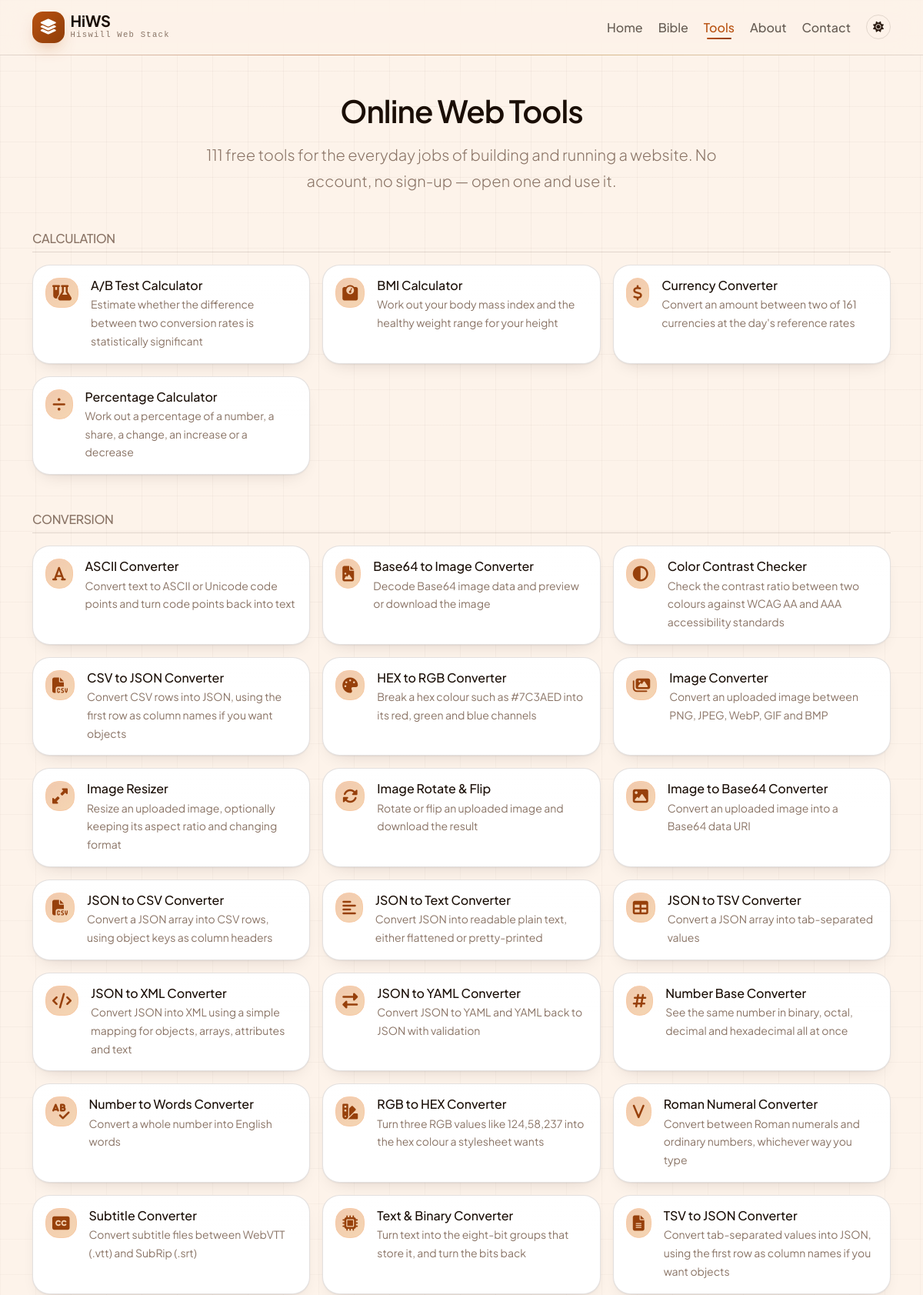
Page /tools/index.php (upper part) on the committed database.
### tables this page shows
CREATE TABLE `tools` (
  `id` int NOT NULL AUTO_INCREMENT,
  `title` varchar(100) NOT NULL DEFAULT 'Untitled',
  `description` text NOT NULL,
  `keywords` text NOT NULL,
  `info` text NOT NULL,
  `url` varchar(50) NOT NULL,
  `icon` varchar(50) NOT NULL DEFAULT 'question-circle',
  `category` varchar(50) NOT NULL DEFAULT 'Uncategorized',
  `status` int NOT NULL DEFAULT '1',
  PRIMARY KEY (`id`),
  UNIQUE KEY `title` (`title`)
);

### app/db.php (called while the page is built, shortened)
<?php
try {
    $conn = new mysqli(DB_HOST, DB_USER, DB_PASS, DB_NAME);
} catch (mysqli_sql_exception) {
    $conn = null;
}
$conn->set_charset('utf8mb4');
function db(): mysqli
{
    global $conn;
    return $conn;
}

### app/data.php (called while the page is built, shortened)
<?php
function tools(): array
{
    return db()->query(
        "SELECT title, description, url, icon, category FROM tools WHERE status = 1 ORDER BY CASE WHEN category = 'Miscellaneous' THEN 1 ELSE 0 END, category, title"
    )->fetch_all(MYSQLI_ASSOC);
}

### tools/index.php (the view, shortened to what this page needs)
<?php
$tools = tools();
$groups = [];
foreach ($tools as $row) {
    $groups[$row['category']][] = $row;
}
require __DIR__ . '/../app/parts/header.php';
?>
<section class="container py-5">
    <div class="row justify-content-center text-center mb-5">
        <div class="col-lg-8">
            <h1 class="display-6 fw-semibold mb-3">Online Web Tools</h1>
            <p class="lead mb-0">
                <?= count($tools) ?> free tools for the everyday jobs of building and running a
                website. No account, no sign-up — open one and use it.
            </p>
        </div>
    </div>
    <?php foreach ($groups as $category => $rows): ?>
        <div class="mb-5">
            <h2 class="h6 text-uppercase text-body-secondary border-bottom pb-2 mb-3">
                <?= e($category) ?>
            </h2>
            <div class="row row-cols-1 row-cols-md-2 row-cols-lg-3 g-3">
                <?php foreach ($rows as $row): ?>
                    <div class="col">
                        <a class="card h-100 bg-body rounded-4 border shadow-sm text-decoration-none text-reset"
                           href="<?= url('tools/' . $row['url']) ?>">
                            <div class="card-body d-flex gap-3">
                                <span class="badge bg-primary-subtle text-primary-emphasis rounded-3 p-2 align-self-start fs-5">
                                    <?= mark($row['icon']) ?>
                                </span>
                                <span>
                                    <span class="h6 d-block mb-1"><?= e($row['title']) ?></span>
                                    <span class="text-body-secondary small d-block"><?= e($row['description']) ?></span>
                                </span>
                            </div>
                        </a>
                    </div>
                <?php endforeach; ?>
            </div>
        </div>
    <?php endforeach; ?>
</section>
<?php require __DIR__ . '/../app/parts/footer.php';

### app/functions.php (shortened to what this page needs)
<?php
function e(mixed $value): string
{
    return htmlspecialchars((string) $value, ENT_QUOTES, 'UTF-8');
}
function host_name(): string
{
    $name = strtolower((string) ($_SERVER['HTTP_HOST'] ?? ''));
    return trim((string) preg_replace('~:\d{1,5}$~', '', $name));
}
function origin(): string
{
    $name = host_name();
    $scheme = (($_SERVER['HTTPS'] ?? '') === 'on' || ($_SERVER['SERVER_PORT'] ?? null) === '443')
        ? 'https'
        : 'http';
    return $scheme . '://' . $name;
}
function url(string $path = ''): string
{
    $path = ltrim($path, '/');
    $first = explode('/', $path, 2)[0];
    if ($first !== '' && in_array($first, PROJECTS, true)) {
        return 'https://' . $first . '.' . SITE_DOMAIN . substr($path, strlen($first));
    }
    $base = BASE_URL !== '' ? rtrim(BASE_URL, '/') : origin();
    return $path === '' ? $base : $base . '/' . $path;
}
function icon(string $name): string
{
    return '<i class="' . e($name) . '" aria-hidden="true"></i>';
}
function toggle(string $extra = ''): string
{
    $class = trim('btn btn-ghost rounded-circle theme-toggle ' . $extra);
    return '<button type="button" class="' . e($class) . '" aria-label="Switch theme">'
        . icon('fa-solid fa-moon') . icon('fa-solid fa-sun') . '</button>';
}
function mark(string $name): string
{
    $name = trim($name);
    return icon(str_starts_with($name, 'fa-brands') ? $name : 'fa-solid ' . $name);
}

### rows in the picture
tools: title "A/B Test Calculator", description "Estimate whether the difference between two conversion rates is statistically significant"
tools: title "BMI Calculator", description "Work out your body mass index and the healthy weight range for your height"
tools: title "Currency Converter", description "Convert an amount between two of 161 currencies at the day's reference rates"
tools: title "Percentage Calculator", description "Work out a percentage of a number, a share, a change, an increase or a decrease"
tools: title "ASCII Converter", description "Convert text to ASCII or Unicode code points and turn code points back into text"
tools: title "Base64 to Image Converter", description "Decode Base64 image data and preview or download the image"
tools: title "Color Contrast Checker", description "Check the contrast ratio between two colours against WCAG AA and AAA accessibility standards"
tools: title "CSV to JSON Converter", description "Convert CSV rows into JSON, using the first row as column names if you want objects"
tools: title "HEX to RGB Converter", description "Break a hex colour such as #7C3AED into its red, green and blue channels"
tools: title "Image Converter", description "Convert an uploaded image between PNG, JPEG, WebP, GIF and BMP"
tools: title "Image Resizer", description "Resize an uploaded image, optionally keeping its aspect ratio and changing format"
tools: title "Image Rotate & Flip", description "Rotate or flip an uploaded image and download the result"
tools: title "Image to Base64 Converter", description "Convert an uploaded image into a Base64 data URI"
tools: title "JSON to CSV Converter", description "Convert a JSON array into CSV rows, using object keys as column headers"
tools: title "JSON to Text Converter", description "Convert JSON into readable plain text, either flattened or pretty-printed"
tools: title "JSON to TSV Converter", description "Convert a JSON array into tab-separated values"
tools: title "JSON to XML Converter", description "Convert JSON into XML using a simple mapping for objects, arrays, attributes and text"
tools: title "JSON to YAML Converter", description "Convert JSON to YAML and YAML back to JSON with validation"
tools: title "Number Base Converter", description "See the same number in binary, octal, decimal and hexadecimal all at once"
tools: title "Number to Words Converter", description "Convert a whole number into English words"
tools: title "RGB to HEX Converter", description "Turn three RGB values like 124,58,237 into the hex colour a stylesheet wants"
tools: title "Roman Numeral Converter", description "Convert between Roman numerals and ordinary numbers, whichever way you type"
tools: title "Subtitle Converter", description "Convert subtitle files between WebVTT (.vtt) and SubRip (.srt)"
tools: title "Text & Binary Converter", description "Turn text into the eight-bit groups that store it, and turn the bits back"
tools: title "TSV to JSON Converter", description "Convert tab-separated values into JSON, using the first row as column names if you want objects"

### other values in the picture
SITE_NAME "HiWS"
SITE_FULL_NAME "Hiswill Web Stack"
$nav[$key]['label'] "Home"
$nav[$key]['label'] "Bible"
$nav[$key]['label'] "Tools"
$nav[$key]['label'] "About"
$nav[$key]['label'] "Contact"
count($tools) "111"
$category "CALCULATION"
$category "CONVERSION"
